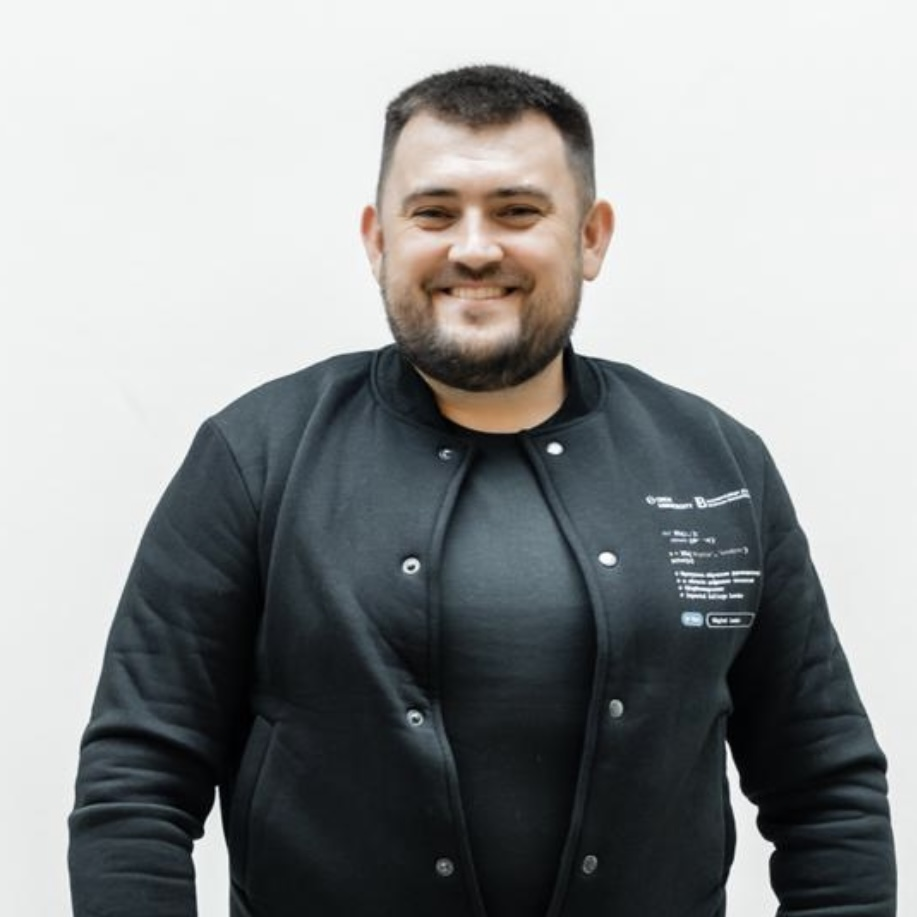
#> input picture валерич.JPG, 917 x 917 px, found by its file name
$ python resize_20241114024133.py
#> lines starting #> are read from the running program, lines starting #| are printed output that depends on the picture
from PIL import Image

# Открыть изображение
image = Image.open("валерич.JPG")
#> image is the input picture: PIL image 917x917 RGB; mean R, G, B 144.5, 147, 147.4

# Изменить размер до 640x360
resized_image = image.resize((640, 360))
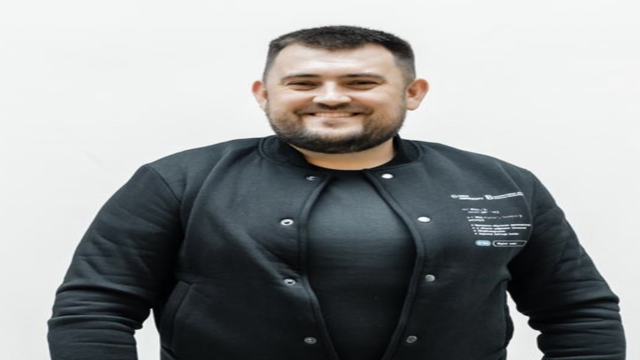
#> resized_image: PIL image 640x360 RGB; mean R, G, B 144.5, 147, 147.4

# Сохранить изображение с новым размером
resized_image.save("resized_image2.jpg")
